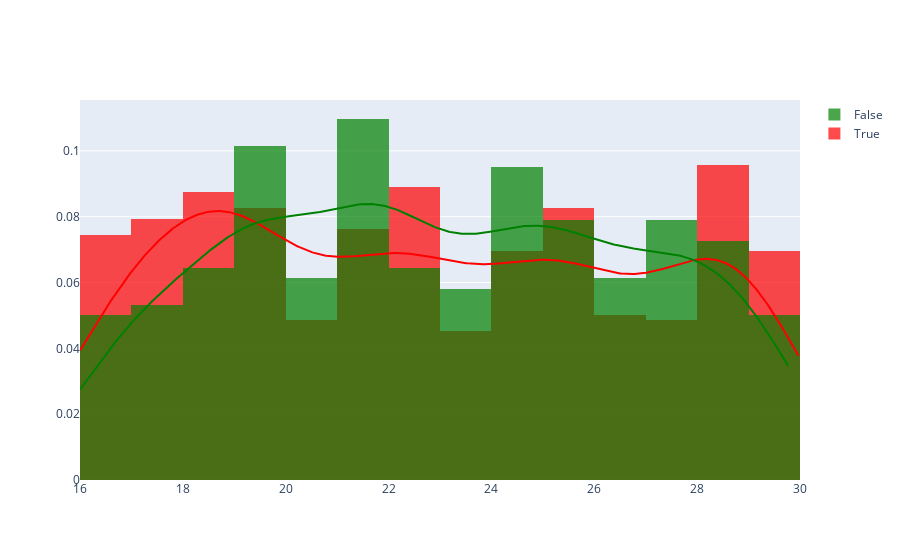

Notebook cell for this chart:
### Code cell
a =list((df[df['Result'] == 1]['MCH']))
b =list((df[df['Result'] == 0]['MCH']))
c = [a,b]

px.create_distplot(hist_data=c,group_labels=['True','False'],show_rug=False,colors=['Red','Green'])

### Figure 1 — Plotly figure (JSON) as saved in the notebook; plotly's stock layout.template omitted (floating-point values rounded to 4 significant figures; data arrays with more than 128 entries replaced by an {"elided": "..."} marker saying what was removed)
{"data": [{"autobinx": false, "histnorm": "probability density", "legendgroup": "True", "marker": {"color": "Red"}, "name": "True", "opacity": 0.7, "type": "histogram", "x": {"elided": "620 float values"}, "xaxis": "x", "xbins": {"end": 30, "size": 1, "start": 16}, "yaxis": "y"}, {"autobinx": false, "histnorm": "probability density", "legendgroup": "False", "marker": {"color": "Green"}, "name": "False", "opacity": 0.7, "type": "histogram", "x": {"elided": "620 float values"}, "xaxis": "x", "xbins": {"end": 29.8, "size": 1, "start": 16}, "yaxis": "y"}, {"legendgroup": "True", "marker": {"color": "Red"}, "mode": "lines", "name": "True", "showlegend": false, "type": "scatter", "x": {"elided": "500 float values"}, "xaxis": "x", "y": {"elided": "500 float values"}, "yaxis": "y"}, {"legendgroup": "False", "marker": {"color": "Green"}, "mode": "lines", "name": "False", "showlegend": false, "type": "scatter", "x": {"elided": "500 float values"}, "xaxis": "x", "y": {"elided": "500 float values"}, "yaxis": "y"}], "layout": {"barmode": "overlay", "hovermode": "closest", "legend": {"traceorder": "reversed"}, "xaxis": {"anchor": "y2", "domain": [0, 1], "zeroline": false}, "yaxis": {"anchor": "free", "domain": [0, 1], "position": 0}}}
